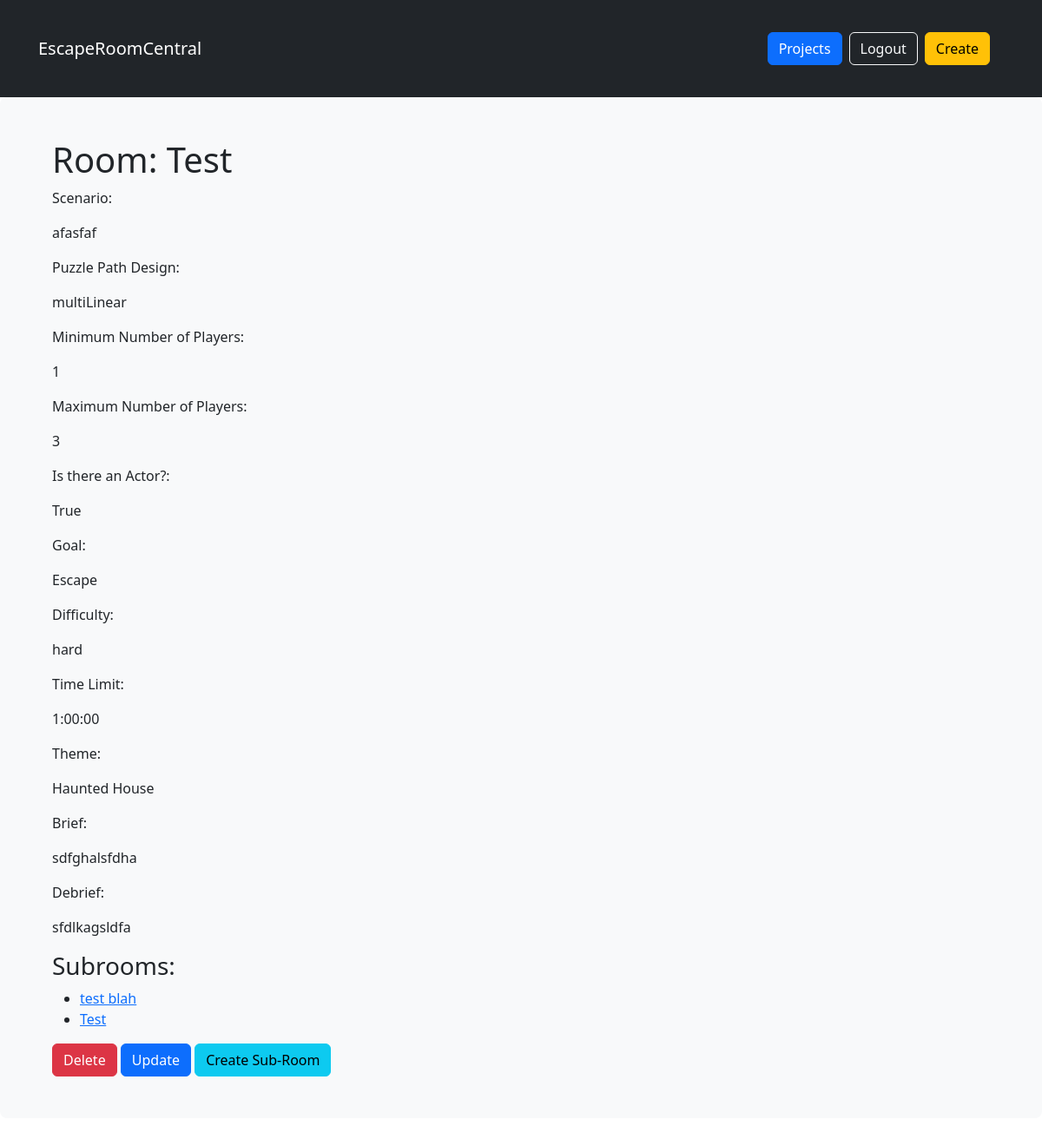
/rooms/by/ilias/1/ (signed in), run on an earlier commit of the app's database.
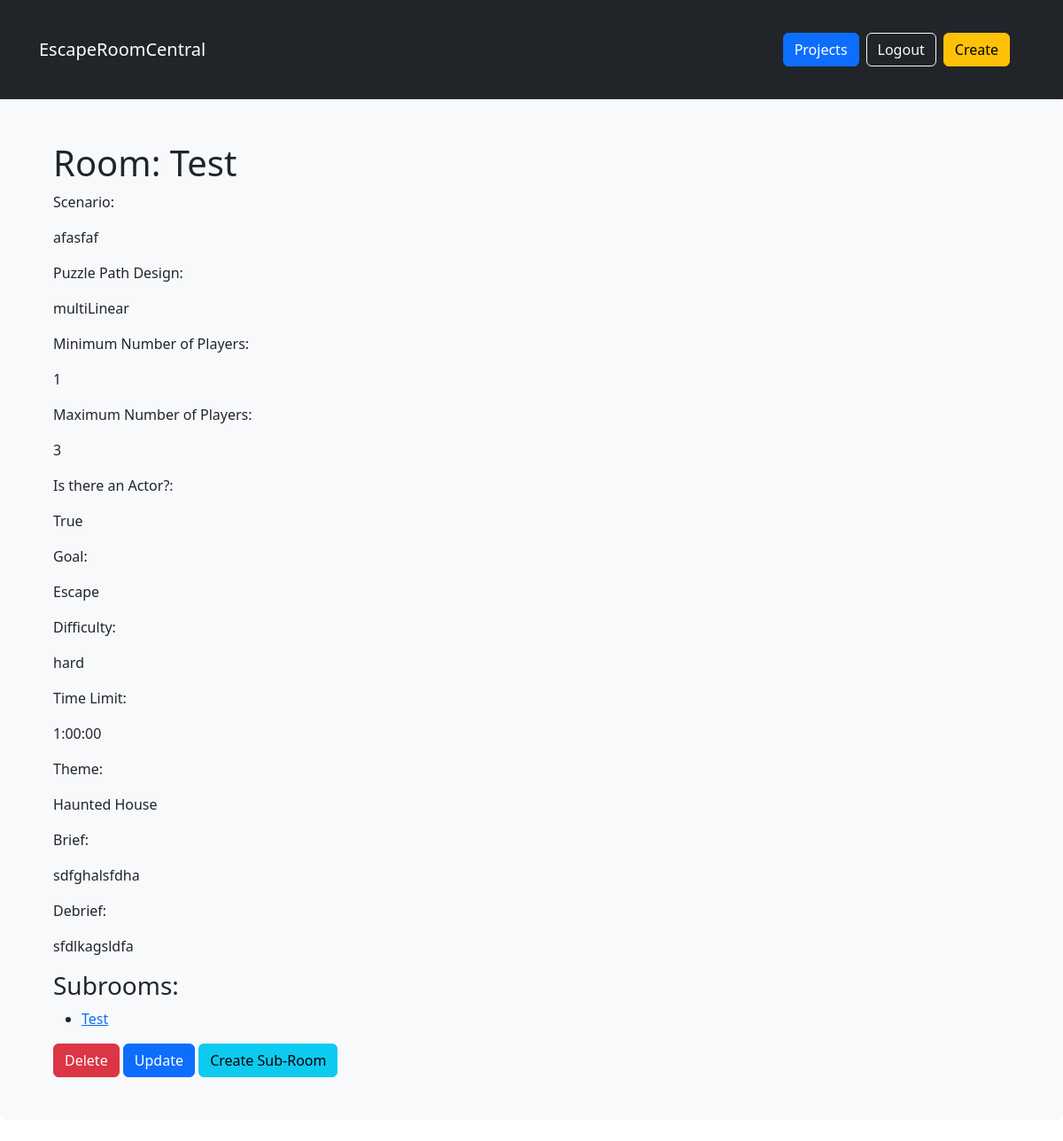
And on a later commit of the database.
### rooms/models.py (models this page shows)
class SubRoom(models.Model):
    roomId = models.ForeignKey(Room, on_delete=models.CASCADE, related_name='subRooms')
    title = models.CharField(max_length=50, blank=True)

### rooms/views.py (the view)
# urls.py: path('by/<username>/<pk>/', views.RoomDetailView.as_view(), name='single'),
class RoomDetailView(LoginRequiredMixin, UserPassesTestMixin, generic.DetailView):
    model = models.Room
    def get_context_data(self, **kwargs):
        context = super().get_context_data(**kwargs)
        room = self.get_object()
        subrooms = room.subRooms.all()
        context["subrooms"] = subrooms
        return context
    """ def get_queryset(self):
        queryset = super().get_queryset()
        return queryset.filter(
            user__username__iexact=self.kwargs.get('username')
        ) """
    def test_func(self):
        return self.request.user.username == self.kwargs.get('username')

### rooms/templates/rooms/room_detail.html
{% extends 'base.html' %}
{% block content %}
    <div class='container'>
        <h1>Room: {{ room.title }}</h1>
        <p>Scenario:</p>
        <p>{{ room.scenario }}</p>
        <p>Puzzle Path Design:</p>
        <p>{{ room.puzzlePathDesign }}</p>
        <p>Minimum Number of Players:</p>
        <p>{{ room.minPlayers }}</p>
        <p>Maximum Number of Players:</p>
        <p>{{ room.maxPlayers }}</p>
        <p>Is there an Actor?:</p>
        <p>{{ room.hasActor }}</p>
        <p>Goal:</p>
        <p>{{ room.goal }}</p>
        <p>Difficulty:</p>
        <p>{{ room.difficulty }}</p>
        <p>Time Limit:</p>
        <p>{{ room.timeLimit }}</p>
        <p>Theme:</p>
        <p>{{ room.theme }}</p>
        <p>Brief:</p>
        <p>{{ room.brief }}</p>
        <p>Debrief:</p>
        <p>{{ room.debrief }}</p>
        <h3>Subrooms:</h3>
        <ul>
            {% for subroom in subrooms %}
                <li><a href="{% url 'rooms:subroom_single' username=user.username title=room.title pk=subroom.pk %}">{{ subroom.title }}</a></li>
            {% endfor %}
        </ul>
        <div class="media-footer">
            {% if user.is_authenticated and room.user == userId and not hide_delete %}
                <a href="{% url 'rooms:delete' pk=room.pk %}" title="delete" class="btn btn-danger">Delete</a>
            {% endif %}
            {% if user.is_authenticated and room.user == userId %}
                <a href="{% url 'rooms:update' username=user.username pk=room.pk %}" class='btn btn-primary'>Update</a>
            {% endif %}
            {% if user.is_authenticated and room.user == userId %}
                <a type="button" class="btn btn-info" href="{% url 'rooms:new_sub_room' pk=room.pk %}">Create Sub-Room</a>
            {% endif %}
        </div>
    </div>
{% endblock %}

What changed in the data, as far as the page shows it:
removed SubRoom: title "test blah"
